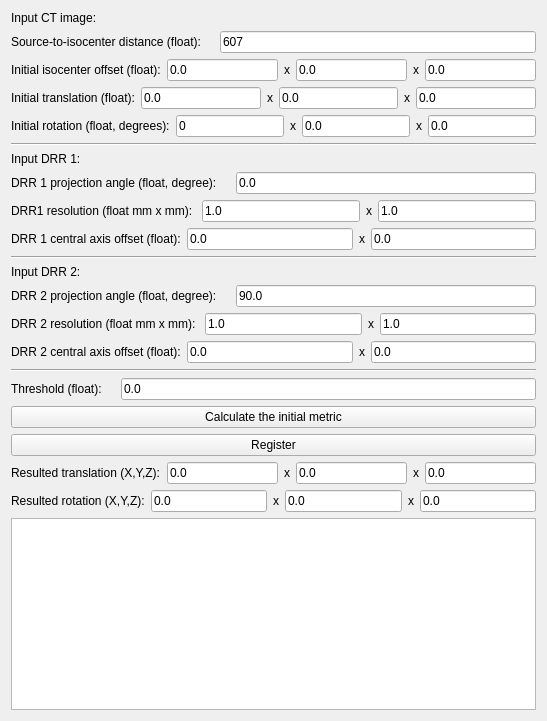
     <widget class="QWidget" name="tab_6">
      <attribute name="title">
       <string>Registration(v0)</string>
      </attribute>
      <layout class="QVBoxLayout" name="verticalLayout_3">
       <item>
        <layout class="QHBoxLayout" name="horizontalLayout_20">
         <item>
          <widget class="QLabel" name="label_29">
           <property name="text">
            <string>Input CT image:</string>
           </property>
          </widget>
         </item>
         <item>
          <widget class="QmitkSingleNodeSelectionWidget" name="registrationCtSingleNodeSelectionWidget" native="true"/>
         </item>
        </layout>
       </item>
       <item>
        <layout class="QHBoxLayout" name="horizontalLayout_6">
         <item>
          <widget class="QLabel" name="label_36">
           <property name="text">
            <string>Source-to-isocenter distance (float):</string>
           </property>
          </widget>
         </item>
         <item>
          <widget class="QLabel" name="label_37">
           <property name="text">
            <string/>
           </property>
          </widget>
         </item>
         <item>
          <widget class="QLineEdit" name="registrationSourceToIsoDistanceLineEdit">
           <property name="text">
            <string>607</string>
           </property>
          </widget>
         </item>
        </layout>
       </item>
       <item>
        <layout class="QHBoxLayout" name="horizontalLayout_27">
         <item>
          <widget class="QLabel" name="label_48">
           <property name="text">
            <string>Initial isocenter offset (float):</string>
           </property>
          </widget>
         </item>
         <item>
          <widget class="QLineEdit" name="registrationIsoOffsetXLineEdit">
           <property name="text">
            <string>0.0</string>
           </property>
          </widget>
         </item>
         <item>
          <widget class="QLabel" name="label_49">
           <property name="text">
            <string>x</string>
           </property>
          </widget>
         </item>
         <item>
          <widget class="QLineEdit" name="registrationIsoOffsetYLineEdit">
           <property name="text">
            <string>0.0</string>
           </property>
          </widget>
         </item>
         <item>
          <widget class="QLabel" name="label_50">
           <property name="text">
            <string>x</string>
           </property>
          </widget>
         </item>
         <item>
          <widget class="QLineEdit" name="registrationIsoOffsetZLineEdit">
           <property name="text">
            <string>0.0</string>
           </property>
          </widget>
         </item>
        </layout>
       </item>
       <item>
        <layout class="QHBoxLayout" name="horizontalLayout_23">
         <item>
          <widget class="QLabel" name="label_38">
           <property name="text">
            <string>Initial translation (float):</string>
           </property>
          </widget>
         </item>
         <item>
          <widget class="QLineEdit" name="initialTranslationXLineEdit">
           <property name="text">
            <string>0.0</string>
           </property>
          </widget>
         </item>
         <item>
          <widget class="QLabel" name="label_39">
           <property name="text">
            <string>x</string>
           </property>
          </widget>
         </item>
         <item>
          <widget class="QLineEdit" name="initialTranslationYLineEdit">
           <property name="text">
            <string>0.0</string>
           </property>
          </widget>
         </item>
         <item>
          <widget class="QLabel" name="label_40">
           <property name="text">
            <string>x</string>
           </property>
          </widget>
         </item>
         <item>
          <widget class="QLineEdit" name="initialTranslationZLineEdit">
           <property name="text">
            <string>0.0</string>
           </property>
          </widget>
         </item>
        </layout>
       </item>
       <item>
        <layout class="QHBoxLayout" name="horizontalLayout_24">
         <item>
          <widget class="QLabel" name="label_41">
           <property name="text">
            <string>Initial rotation (float, degrees):</string>
           </property>
          </widget>
         </item>
         <item>
          <widget class="QLineEdit" name="initialRotationXLineEdit">
           <property name="text">
            <string>0</string>
           </property>
          </widget>
         </item>
         <item>
          <widget class="QLabel" name="label_42">
           <property name="text">
            <string>x</string>
           </property>
          </widget>
         </item>
         <item>
          <widget class="QLineEdit" name="initialRotationYLineEdit">
           <property name="text">
            <string>0.0</string>
           </property>
          </widget>
         </item>
         <item>
          <widget class="QLabel" name="label_43">
           <property name="text">
            <string>x</string>
           </property>
          </widget>
         </item>
         <item>
          <widget class="QLineEdit" name="initialRotationZLineEdit">
           <property name="text">
            <string>0.0</string>
           </property>
          </widget>
         </item>
        </layout>
       </item>
       <item>
        <widget class="Line" name="line">
         <property name="orientation">
          <enum>Qt::Horizontal</enum>
         </property>
        </widget>
       </item>
       <item>
        <layout class="QHBoxLayout" name="horizontalLayout_21">
         <item>
          <widget class="QLabel" name="label_30">
           <property name="text">
            <string>Input DRR 1:</string>
           </property>
          </widget>
         </item>
         <item>
          <widget class="QmitkSingleNodeSelectionWidget" name="registrationDrr1SingleNodeSelectionWidget" native="true"/>
         </item>
        </layout>
       </item>
       <item>
        <layout class="QHBoxLayout" name="horizontalLayout_29">
         <item>
          <widget class="QLabel" name="label_53">
           <property name="text">
            <string>DRR 1 projection angle (float, degree):</string>
           </property>
          </widget>
         </item>
         <item>
          <widget class="QLabel" name="label_54">
           <property name="text">
            <string/>
           </property>
          </widget>
         </item>
         <item>
          <widget class="QLineEdit" name="angleDrr1LineEdit">
           <property name="text">
            <string>0.0</string>
           </property>
          </widget>
         </item>
        </layout>
       </item>
       <item>
        <layout class="QHBoxLayout" name="horizontalLayout_4">
         <item>
          <widget class="QLabel" name="label_32">
           <property name="text">
            <string>DRR1 resolution (float mm x mm): </string>
           </property>
          </widget>
         </item>
         <item>
          <widget class="QLineEdit" name="drr1ResolutionXLineEdit">
           <property name="text">
            <string>1.0</string>
           </property>
          </widget>
         </item>
         <item>
          <widget class="QLabel" name="label_33">
           <property name="text">
            <string>x</string>
           </property>
          </widget>
         </item>
         <item>
          <widget class="QLineEdit" name="drr1ResolutionYLineEdit">
           <property name="text">
            <string>1.0</string>
           </property>
          </widget>
         </item>
        </layout>
       </item>
       <item>
        <layout class="QHBoxLayout" name="horizontalLayout_25">
         <item>
          <widget class="QLabel" name="label_44">
           <property name="text">
            <string>DRR 1 central axis offset (float):</string>
           </property>
          </widget>
         </item>
         <item>
          <widget class="QLineEdit" name="drr1CentralAxisOffsetXLineEdit">
           <property name="text">
            <string>0.0</string>
           </property>
          </widget>
         </item>
         <item>
          <widget class="QLabel" name="label_45">
           <property name="text">
            <string>x</string>
           </property>
          </widget>
         </item>
         <item>
          <widget class="QLineEdit" name="drr1CentralAxisOffsetYLineEdit">
           <property name="text">
            <string>0.0</string>
           </property>
          </widget>
         </item>
        </layout>
       </item>
       <item>
        <widget class="Line" name="line_2">
         <property name="orientation">
          <enum>Qt::Horizontal</enum>
         </property>
        </widget>
       </item>
       <item>
        <layout class="QHBoxLayout" name="horizontalLayout_22">
         <item>
          <widget class="QLabel" name="label_31">
           <property name="text">
            <string>Input DRR 2:</string>
           </property>
          </widget>
         </item>
         <item>
          <widget class="QmitkSingleNodeSelectionWidget" name="registrationDrr2SingleNodeSelectionWidget" native="true"/>
         </item>
        </layout>
       </item>
       <item>
        <layout class="QHBoxLayout" name="horizontalLayout_30">
         <item>
          <widget class="QLabel" name="label_55">
           <property name="text">
            <string>DRR 2 projection angle (float, degree):</string>
           </property>
          </widget>
         </item>
         <item>
          <widget class="QLabel" name="label_56">
           <property name="text">
            <string/>
           </property>
          </widget>
         </item>
         <item>
          <widget class="QLineEdit" name="angleDrr2LineEdit">
           <property name="text">
            <string>90.0</string>
           </property>
          </widget>
         </item>
        </layout>
       </item>
       <item>
        <layout class="QHBoxLayout" name="horizontalLayout_5">
         <item>
          <widget class="QLabel" name="label_34">
           <property name="text">
            <string>DRR 2 resolution (float mm x mm): </string>
           </property>
          </widget>
         </item>
         <item>
          <widget class="QLineEdit" name="drr2ResolutionXLineEdit">
           <property name="text">
            <string>1.0</string>
           </property>
          </widget>
         </item>
         <item>
          <widget class="QLabel" name="label_35">
           <property name="text">
            <string>x</string>
           </property>
          </widget>
         </item>
         <item>
          <widget class="QLineEdit" name="drr2ResolutionYLineEdit">
           <property name="text">
            <string>1.0</string>
           </property>
          </widget>
         </item>
        </layout>
       </item>
       <item>
        <layout class="QHBoxLayout" name="horizontalLayout_26">
         <item>
          <widget class="QLabel" name="label_46">
           <property name="text">
            <string>DRR 2 central axis offset (float):</string>
           </property>
          </widget>
         </item>
         <item>
          <widget class="QLineEdit" name="drr2CentralAxisOffsetXLineEdit">
           <property name="text">
            <string>0.0</string>
           </property>
          </widget>
         </item>
         <item>
          <widget class="QLabel" name="label_47">
           <property name="text">
            <string>x</string>
           </property>
          </widget>
         </item>
         <item>
          <widget class="QLineEdit" name="drr2CentralAxisOffsetYLineEdit">
           <property name="text">
            <string>0.0</string>
           </property>
          </widget>
         </item>
        </layout>
       </item>
       <item>
        <widget class="Line" name="line_3">
         <property name="orientation">
          <enum>Qt::Horizontal</enum>
         </property>
        </widget>
       </item>
       <item>
        <layout class="QHBoxLayout" name="horizontalLayout_28">
         <item>
          <widget class="QLabel" name="label_51">
           <property name="text">
            <string>Threshold (float):</string>
           </property>
          </widget>
         </item>
         <item>
          <widget class="QLabel" name="label_52">
           <property name="text">
            <string/>
           </property>
          </widget>
         </item>
         <item>
          <widget class="QLineEdit" name="registrationThresholdLineEdit">
           <property name="text">
            <string>0.0</string>
           </property>
          </widget>
         </item>
        </layout>
       </item>
       <item>
        <widget class="QPushButton" name="initialMetricPushButton">
         <property name="text">
          <string>Calculate the initial metric</string>
         </property>
        </widget>
       </item>
       <item>
        <widget class="QPushButton" name="registerPushButton">
         <property name="text">
          <string>Register</string>
         </property>
        </widget>
       </item>
       <item>
        <layout class="QHBoxLayout" name="horizontalLayout_31">
         <item>
          <widget class="QLabel" name="label_57">
           <property name="text">
            <string>Resulted translation (X,Y,Z):</string>
           </property>
          </widget>
         </item>
         <item>
          <widget class="QLineEdit" name="registrationTranslationXLineEdit">
           <property name="text">
            <string>0.0</string>
           </property>
          </widget>
         </item>
         <item>
          <widget class="QLabel" name="label_58">
           <property name="text">
            <string>x</string>
           </property>
          </widget>
         </item>
         <item>
          <widget class="QLineEdit" name="registrationTranslationYLineEdit">
           <property name="text">
            <string>0.0</string>
           </property>
          </widget>
         </item>
         <item>
          <widget class="QLabel" name="label_59">
           <property name="text">
            <string>x</string>
           </property>
          </widget>
         </item>
         <item>
          <widget class="QLineEdit" name="registrationTranslationZLineEdit">
           <property name="text">
            <string>0.0</string>
           </property>
          </widget>
         </item>
        </layout>
       </item>
       <item>
        <layout class="QHBoxLayout" name="horizontalLayout_32">
         <item>
          <widget class="QLabel" name="label_60">
           <property name="text">
            <string>Resulted rotation (X,Y,Z):</string>
           </property>
          </widget>
         </item>
         <item>
          <widget class="QLineEdit" name="registrationRotationXLineEdit">
           <property name="text">
            <string>0.0</string>
           </property>
          </widget>
         </item>
         <item>
          <widget class="QLabel" name="label_61">
           <property name="text">
            <string>x</string>
           </property>
          </widget>
         </item>
         <item>
          <widget class="QLineEdit" name="registrationRotationYLineEdit">
           <property name="text">
            <string>0.0</string>
           </property>
          </widget>
         </item>
         <item>
          <widget class="QLabel" name="label_62">
           <property name="text">
            <string>x</string>
           </property>
          </widget>
         </item>
         <item>
          <widget class="QLineEdit" name="registrationRotationZLineEdit">
           <property name="text">
            <string>0.0</string>
           </property>
          </widget>
         </item>
        </layout>
       </item>
       <item>
        <widget class="QTextBrowser" name="registerTextBrowser"/>
       </item>
      </layout>
     </widget>
